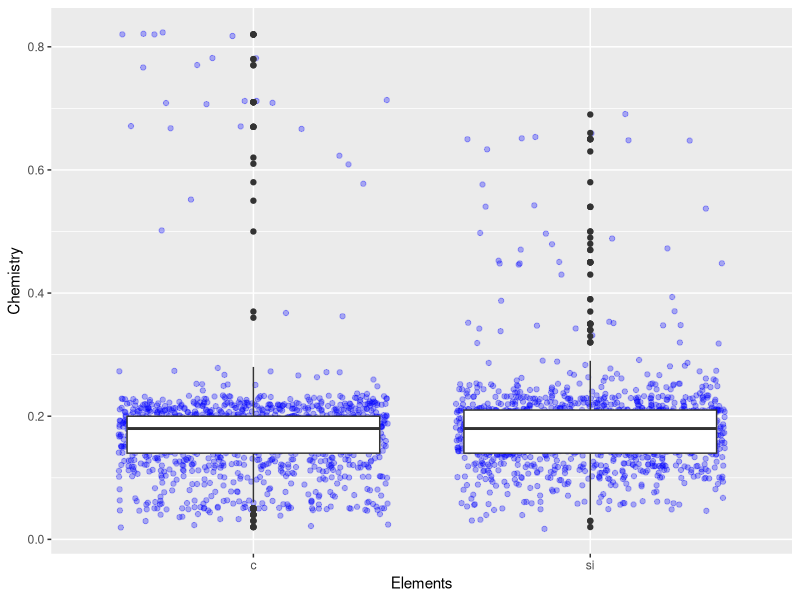
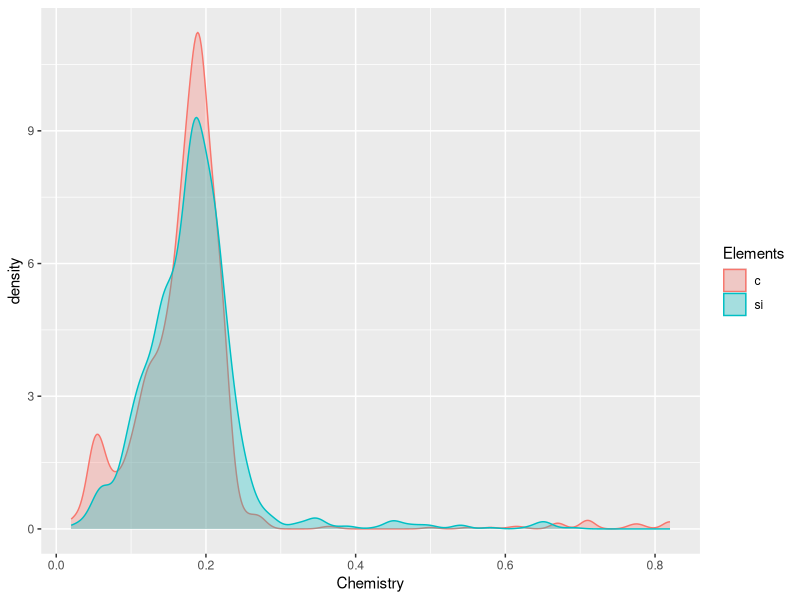
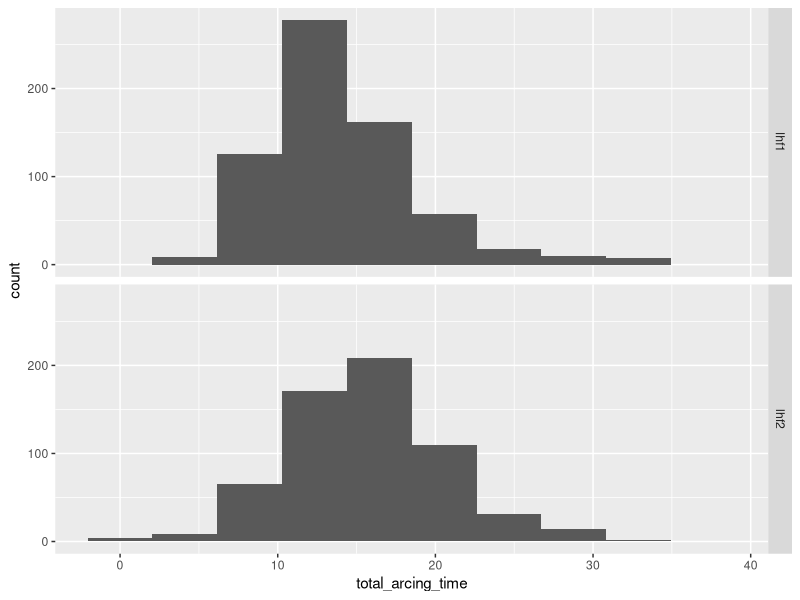
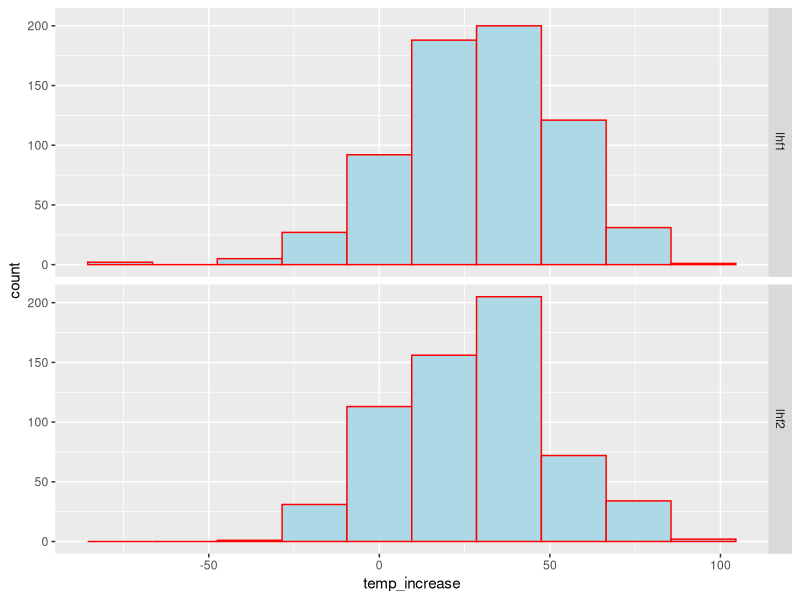
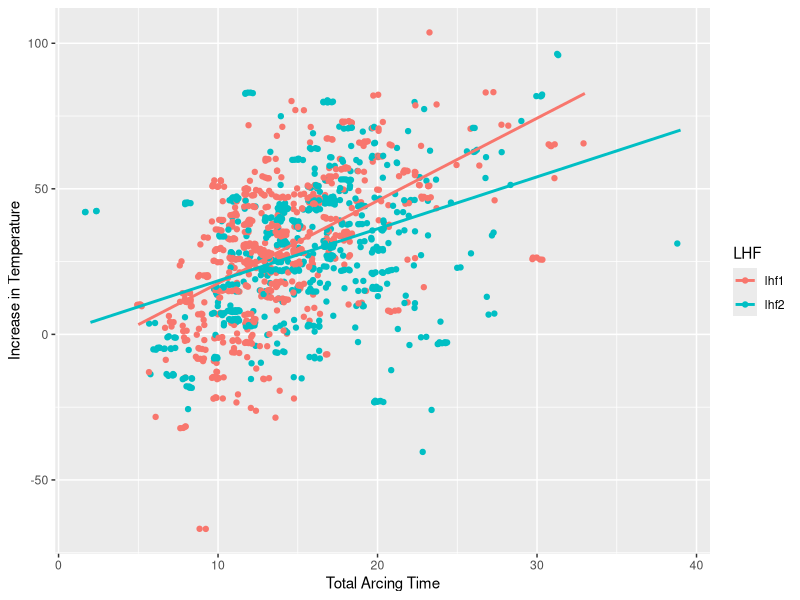

Here is the R script that generated these plots, in order:
#===============================================================================
# Analysis of Ladle Furnace Data 
#===============================================================================

# loading the required libraries
library(dplyr)
library(tidyr)
library(ggplot2)
library(readr)
library(readxl)
library(lubridate)
# seting the wroking directory
setwd("F:/LF_data")
#-----------------------------------------------------------------------------
# loading and cleaning of data set
#-----------------------------------------------------------------------------
# loading the data set

df <- read_excel("data/aprildata.xlsx")
# converting the data set from tibble to data frame
df <- as.data.frame(df)
# selectig the columns LHF & from 2 to 12
df <- df %>% select(LHF, 2:12)

# only taking the complete data set
df <- subset(df, complete.cases(df))
# changing the variable names
mynames <- c("LHF", "Heat_No", "LADLE_IN", "ARCING_START", "ARCING_END", 
             "INITIAL_TEMP", "FINAL_TEMP","Total_arcing_time", 
             "C", "Si", "Mn", "S")

mynames <- tolower(mynames)

names(df) <- mynames

# taking the only the part of the data set in which EDA will be done
df <- df %>% select("lhf", "heat_no", "initial_temp", "final_temp", 
                    "total_arcing_time", "c", "si", "mn", "s")

# recoding the factor lhf 2 and 1
df$lhf <- recode(df$lhf,  "LHF 2" = "lhf2", "LHF 1" = "lhf1" )

# taking the only the minutes of arching
df$total_arcing_time <- minute(df$total_arcing_time)


df_mod <- df%>% mutate (temp_increase = final_temp - initial_temp)
df_mod <- df_mod %>% select(-heat_no, - initial_temp, -final_temp)

my_id <- length(df_mod$si)

for(i in 1:my_id) {
    if(df_mod$si[i] > 1){
        df_mod$si[i] = df_mod$si[i]/100
    }
}

for(i in 1:my_id) {
    if(df_mod$mn[i] > 3){
        df_mod$mn[i] = df_mod$mn[i]/10
    }
}

for(i in 1:my_id) {
    if(df_mod$mn[i] > 3){
        df_mod$mn[i] = df_mod$mn[i]/10
    }
}


#-----------------------------------------------------------------------------
# Exploratory Data Analysis
#-----------------------------------------------------------------------------

# make basic scatter plot of arcing time vs temperature increase
sct_t_a <- ggplot(df_mod, aes(total_arcing_time, 
                              temp_increase, color = lhf)) +
    geom_point(position = "jitter") + 
    geom_smooth(method = "lm", se=F) + 
    ylab("Increase in Temperature") + 
    xlab("Total Arcing Time") +
    labs(color = "LHF")

# histogram
h_arctime <- ggplot(df_mod, aes(total_arcing_time)) + 
    geom_histogram(bins = 10) + 
    facet_grid(lhf ~ .)

h_temp_increase <- ggplot(df_mod, aes(temp_increase)) + 
    geom_histogram(bins = 10, fill="light blue", color = "red") + 
    facet_grid(lhf ~ .) 
    
    
# box_plot

df_mod2 <- df_mod %>% gather("c", "si",  
                             key = "Elements", value = "Chemistry")


b_plot <- ggplot(df_mod2, aes(Elements, Chemistry)) + 
    geom_point(color = "blue", alpha = .3, position = "jitter") +
    geom_boxplot()


ggp <- ggplot(df_mod2, aes(x = Chemistry, 
                    color = Elements, fill = Elements)) + 
    geom_density(alpha = .3)
















